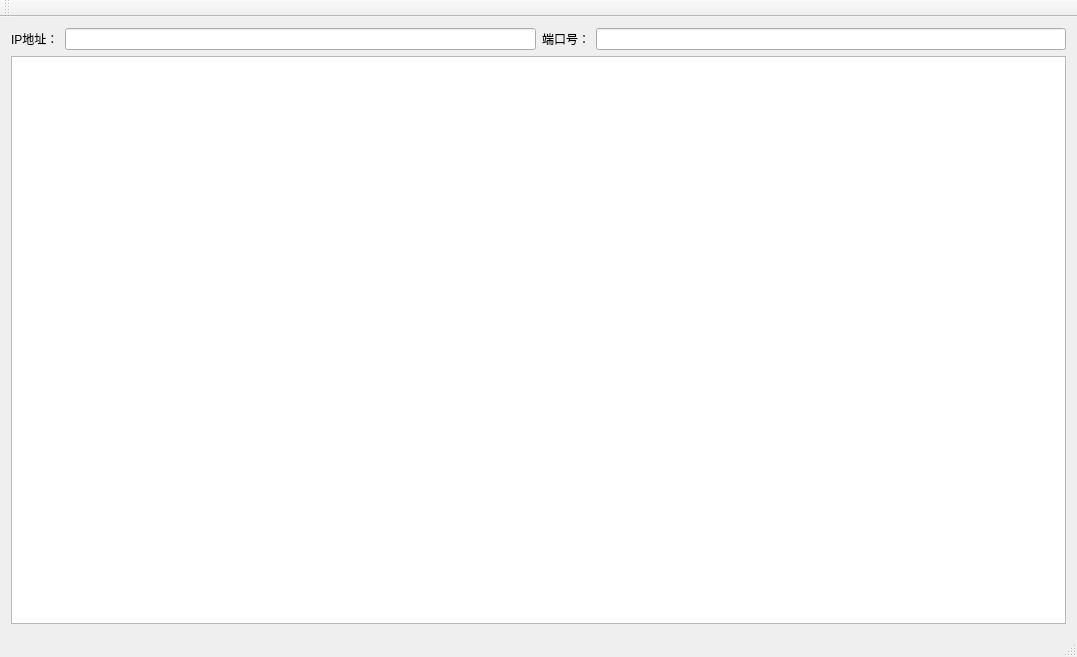
<?xml version="1.0" encoding="UTF-8"?>
<ui version="4.0">
 <class>MainWindow</class>
 <widget class="QMainWindow" name="MainWindow">
  <property name="geometry">
   <rect>
    <x>0</x>
    <y>0</y>
    <width>1077</width>
    <height>657</height>
   </rect>
  </property>
  <property name="windowTitle">
   <string>Server</string>
  </property>
  <widget class="QWidget" name="centralWidget">
   <layout class="QVBoxLayout" name="verticalLayout_2">
    <item>
     <layout class="QVBoxLayout" name="verticalLayout">
      <item>
       <layout class="QHBoxLayout" name="horizontalLayout">
        <item>
         <widget class="QLabel" name="label">
          <property name="text">
           <string>IP地址：</string>
          </property>
         </widget>
        </item>
        <item>
         <widget class="QLineEdit" name="lineEdit"/>
        </item>
        <item>
         <widget class="QLabel" name="label_2">
          <property name="text">
           <string>端口号：</string>
          </property>
         </widget>
        </item>
        <item>
         <widget class="QLineEdit" name="lineEdit_2"/>
        </item>
       </layout>
      </item>
      <item>
       <widget class="QTextEdit" name="textEdit"/>
      </item>
     </layout>
    </item>
   </layout>
  </widget>
  <widget class="QMenuBar" name="menuBar">
   <property name="geometry">
    <rect>
     <x>0</x>
     <y>0</y>
     <width>1077</width>
     <height>26</height>
    </rect>
   </property>
  </widget>
  <widget class="QToolBar" name="mainToolBar">
   <attribute name="toolBarArea">
    <enum>TopToolBarArea</enum>
   </attribute>
   <attribute name="toolBarBreak">
    <bool>false</bool>
   </attribute>
  </widget>
  <widget class="QStatusBar" name="statusBar"/>
 </widget>
 <layoutdefault spacing="6" margin="11"/>
 <resources/>
 <connections/>
</ui>
